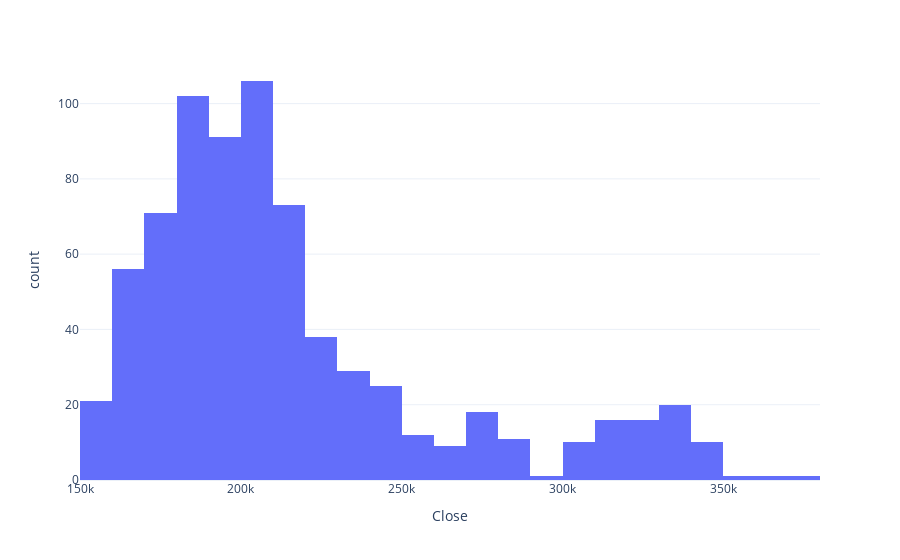

Source (notebook cell):
### Code cell
import plotly.express as px
fig = px.histogram(naver, x="Close")
fig.show()

### Figure 1 — Plotly figure (JSON) as saved in the notebook; plotly's stock layout.template omitted (floating-point values rounded to 4 significant figures; data arrays with more than 128 entries replaced by an {"elided": "..."} marker saying what was removed)
{"data": [{"alignmentgroup": "True", "bingroup": "x", "hovertemplate": "Close=%{x}<br>count=%{y}<extra></extra>", "legendgroup": "", "marker": {"color": "#636efa", "pattern": {"shape": ""}}, "name": "", "offsetgroup": "", "orientation": "v", "showlegend": false, "type": "histogram", "x": {"elided": "738 int values"}, "xaxis": "x", "yaxis": "y"}], "layout": {"barmode": "relative", "legend": {"tracegroupgap": 0}, "margin": {"t": 60}, "xaxis": {"anchor": "y", "domain": [0, 1], "title": {"text": "Close"}}, "yaxis": {"anchor": "x", "domain": [0, 1], "title": {"text": "count"}}}}
